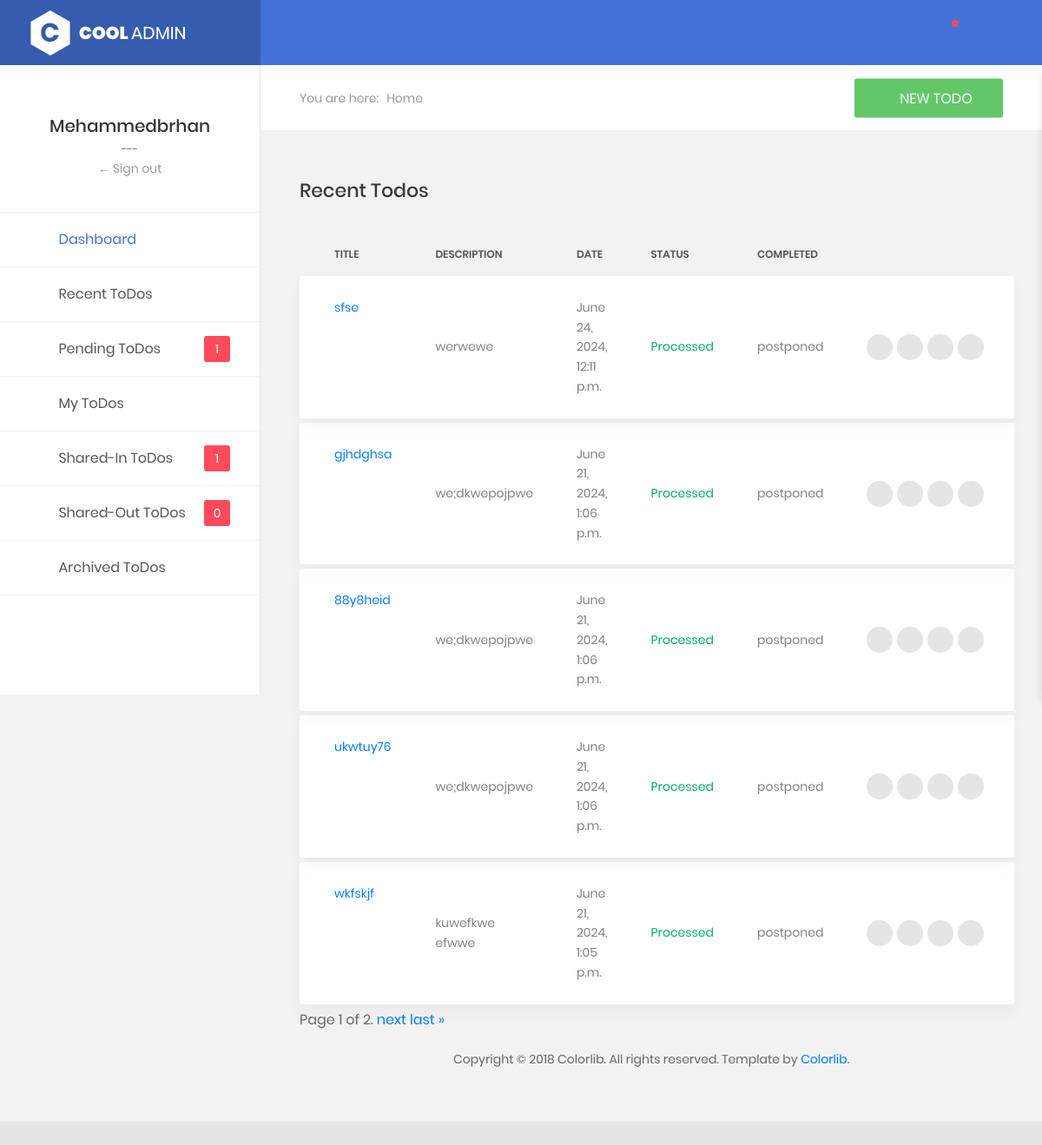
Page /todos/recent/ (signed in) on the committed database.
### app_todo/models.py (models this page shows, shortened)
class Todo(models.Model):
    user = models.ForeignKey(User, on_delete=models.SET_NULL, null=True, blank=True, related_name='todos')
    title = models.CharField(max_length=50)
    body = models.CharField(max_length=250)
    attachments = models.CharField(max_length=250)
    expires_at = models.DateTimeField(auto_now=True)
    shared_with = models.ManyToManyField(User, blank=True, related_name='shared_todos')
    created_at = models.DateTimeField(auto_now_add=True)
    updated_at = models.DateTimeField(auto_now=True)

### app_todo/views.py (the view)
# urls.py: path('todos/recent/', views.todos_recent, name='todos.recent'),
@login_required(login_url="/login/")
def todos_recent(request):
    context ={}
    item_list = Todo.objects.order_by("-updated_at").filter(Q(user=request.user) | Q(shared_with=request.user))
    paginator = Paginator(item_list, 5)  # Show 5 items per page.
    page_number = request.GET.get('page')
    page_obj = paginator.get_page(page_number)
    return render(request, "todo/todos-recent.html", {"page_obj": page_obj})

### app_todo/templates/todo/todos-recent.html (shortened to what this page needs)
{% extends 'layout.html' %}
{% block content %}
<div class="row">
    <div class="col-md-12">
        <h3 class="title-5 m-b-35">Recent Todos</h3>
        <div class="table-responsive table-responsive-data2">
            <table class="table table-data2">
                <thead>
                    <tr>
                        <th>title</th>
                        <th>description</th>
                        <th>date</th>
                        <th>status</th>
                        <th>completed</th>
                        <th></th>
                    </tr>
                </thead>
                <tbody>
                    {% for i in page_obj %}
                    <tr class="tr-shadow">
                        <td><a href="{% url 'todos.detail' i.id %}">{{ i.title }}</a></td>
                        <td>{{ i.body }}</td>
                        <td>{{ i.created_at }}</td>
                        <td>
                            <span class="status--process">Processed</span>
                        </td>
                        <td>postponed</td>
                        <td>
                            <div class="table-data-feature">
                                <a href="{% url 'todos.share' i.id %}" class="item" data-toggle="tooltip" data-placement="top" title="" data-original-title="Send">
                                    <i class="zmdi zmdi-mail-send"></i>
                                </a>
                                <a href="{% url 'todos.update' i.id %}" class="item" data-toggle="tooltip" data-placement="top" title="" data-original-title="Edit">
                                    <i class="zmdi zmdi-edit"></i>
                                </a>
                                <a href="{% url 'todos.delete' i.id %}" class="item" data-toggle="tooltip" data-placement="top" title="" data-original-title="Delete">
                                    <i class="zmdi zmdi-delete"></i>
                                </a>
                                <button class="item" data-toggle="tooltip" data-placement="top" title="" data-original-title="More">
                                    <i class="zmdi zmdi-more"></i>
                                </button>
                            </div>
                        </td>
                    </tr>
                    <tr class="spacer"></tr>
                    {% endfor %}
                  </tbody>
            </table>
        </div>
        <div class="pagination">
            <span class="step-links">
                <span class="current">
                    Page {{ page_obj.number }} of {{ page_obj.paginator.num_pages }}.
                </span>
                {% if page_obj.has_next %}
                    <a href="?page={{ page_obj.next_page_number }}">next</a>
                    <a href="?page={{ page_obj.paginator.num_pages }}">last &raquo;</a>
                {% endif %}
            </span>
        </div>
    </div>
</div>
{% endblock %}

### app_todo/templates/layout.html (shortened to what this page needs)
{% load static %}
<!DOCTYPE html>
<html lang="en">
<head>
    <link href="{% static 'css/font-face.css' %}" rel="stylesheet" media="all">
    <link href="{% static 'vendor/font-awesome-4.7/css/font-awesome.min.css' %}" rel="stylesheet" media="all">
    <link href="{% static 'vendor/font-awesome-5/css/fontawesome-all.min.css' %}" rel="stylesheet" media="all">
    <link href="{% static 'vendor/mdi-font/css/material-design-iconic-font.min.css' %}" rel="stylesheet" media="all">
    <link href=" {% static 'vendor/bootstrap-4.1/bootstrap.min.css' %}" rel="stylesheet" media="all">
    <link href=" {% static 'vendor/animsition/animsition.min.css' %}" rel="stylesheet" media="all">
    <link href=" {% static 'vendor/bootstrap-progressbar/bootstrap-progressbar-3.3.4.min.css' %}" rel="stylesheet" media="all">
    <link href=" {% static 'vendor/wow/animate.css' %}" rel="stylesheet" media="all">
    <link href=" {% static 'vendor/css-hamburgers/hamburgers.min.css' %}" rel="stylesheet" media="all">
    <link href=" {% static 'vendor/slick/slick.css' %}" rel="stylesheet" media="all">
    <link href=" {% static 'vendor/select2/select2.min.css' %}" rel="stylesheet" media="all">
    <link href=" {% static 'vendor/perfect-scrollbar/perfect-scrollbar.css' %}" rel="stylesheet" media="all">
    <link href=" {% static 'vendor/vector-map/jqvmap.min.css' %}" rel="stylesheet" media="all">
    <link href="{% static 'css/theme.css' %}" rel="stylesheet" media="all">
</head>
<body class="animsition">
    <div class="page-wrapper">
        <aside class="menu-sidebar2">
            <div class="logo">
                <a href="#">
                    <img src="{% static 'images/icon/logo-white.png' %}" alt="Cool Admin" />
                </a>
            </div>
            <div class="menu-sidebar2__content js-scrollbar1">
                <div class="account2">
                    <h4 class="name">
                        {% if user.is_authenticated %}
                        {{ user.get_short_name }}
                    {% else %}
                        Please log in.
                    {% endif %}
                </h4>
                    <small>---</small>
                    <a href="/logout/">&larr; Sign out</a>
                </div>
                <nav class="navbar-sidebar2">
                    <ul class="list-unstyled navbar__list">
                        <li class="active">
                            <a class="js-arrow" href="/home/">
                                <i class="fas fa-tachometer-alt"></i>Dashboard</a>
                        </li>
                        <li>
                            <a href="{% url 'todos.recent' %}">
                                <i class="fas fa-shopping-basket"></i>Recent ToDos</a>
                        </li>
                        <li>
                            <a href="#">
                                <i class="fas fa-chart-bar"></i>Pending ToDos</a>
                                <span class="inbox-num" id="pending_badge">0</span>
                        </li>
                        <li>
                            <a href="{% url 'todos.mine' %}">
                                <i class="fas fa-shopping-basket"></i>My ToDos</a>
                        </li>
                        <li>
                            <a href="{% url 'todos.shared_in' %}">
                                <i class="fas fa-chart-bar"></i>Shared-In ToDos</a>
                            <span class="inbox-num" id="shared_in_badge">0</span>
                        </li>
                        <li>
                            <a href="{% url 'todos.shared_out' %}">
                                <i class="fas fa-chart-bar"></i>Shared-Out ToDos</a>
                                <span class="inbox-num" id="shared_out_badge">0</span>
                        </li>
                        <li>
                            <a href="#">
                                <i class="fas fa-shopping-basket"></i>Archived ToDos</a>
                        </li>
                    </ul>
                    <br/>
                </nav>
            </div>
        </aside>
        <div class="page-container2">
            <header class="header-desktop2">
                <div class="section__content section__content--p30">
                    <div class="container-fluid">
                        <div class="header-wrap2">
                            <div class="header-button2">
                                <div class="header-button-item js-item-menu">
                                    <i class="zmdi zmdi-search"></i>
                                </div>
                                <div class="header-button-item has-noti js-item-menu">
                                    <i class="zmdi zmdi-notifications"></i>
                                </div>
                                <div class="header-button-item mr-0 js-sidebar-btn">
                                    <i class="zmdi zmdi-menu"></i>
                                </div>
                            </div>
                        </div>
                    </div>
                </div>
            </header>
            <section class="au-breadcrumb m-t-75">
                <div class="section__content section__content--p30">
                    <div class="container-fluid">
                        <div class="row">
                            <div class="col-md-12">
                                <div class="au-breadcrumb-content">
                                    <div class="au-breadcrumb-left">
                                        <span class="au-breadcrumb-span">You are here:</span>
                                        <ul class="list-unstyled list-inline au-breadcrumb__list">
                                            <li class="list-inline-item active">
                                                <a href="#">Home</a>
                                            </li>
                                        </ul>
                                    </div>
                                    <a href="{% url 'todos.create' %}" class="au-btn au-btn-icon au-btn--green text-light">
                                        <i class="zmdi zmdi-plus"></i>New ToDo
                                    </a>
                                </div>
                            </div>
                        </div>
                    </div>
                </div>
            </section>
            <section class="statistic">
                <div class="section__content section__content--p30">
                    <div class="container-fluid">
                        <div class="row">
                            <div class="col">
                          {% block content %}
                            {% endblock %}
                        </div>
                    </div>
                    </div>
                </div>
            </section>
            <section>
                <div class="container-fluid">
                    <div class="row">
                        <div class="col-md-12">
                            <div class="copyright">
                                <p>Copyright © 2018 Colorlib. All rights reserved. Template by <a href="https://colorlib.com">Colorlib</a>.</p>
                            </div>
                        </div>
                    </div>
                </div>
            </section>
        </div>
    </div>
</body>
</html>

### rows in the picture
Todo: title "sfse", body "werwewe", created_at "June 24, 2024, 12:11 p.m."
Todo: title "gjhdghsa", body "we;dkwepojpwe", created_at "June 21, 2024, 1:06 p.m."
Todo: title "88y8heid", body "we;dkwepojpwe", created_at "June 21, 2024, 1:06 p.m."
Todo: title "ukwtuy76", body "we;dkwepojpwe", created_at "June 21, 2024, 1:06 p.m."
Todo: title "wkfskjf", body "kuwefkwe efwwe", created_at "June 21, 2024, 1:05 p.m."

### other values in the picture
{{ user.get_short_name }} "Mehammedbrhan"
{{ page_obj.number }} "1"
{{ page_obj.paginator.num_pages }} "2"
